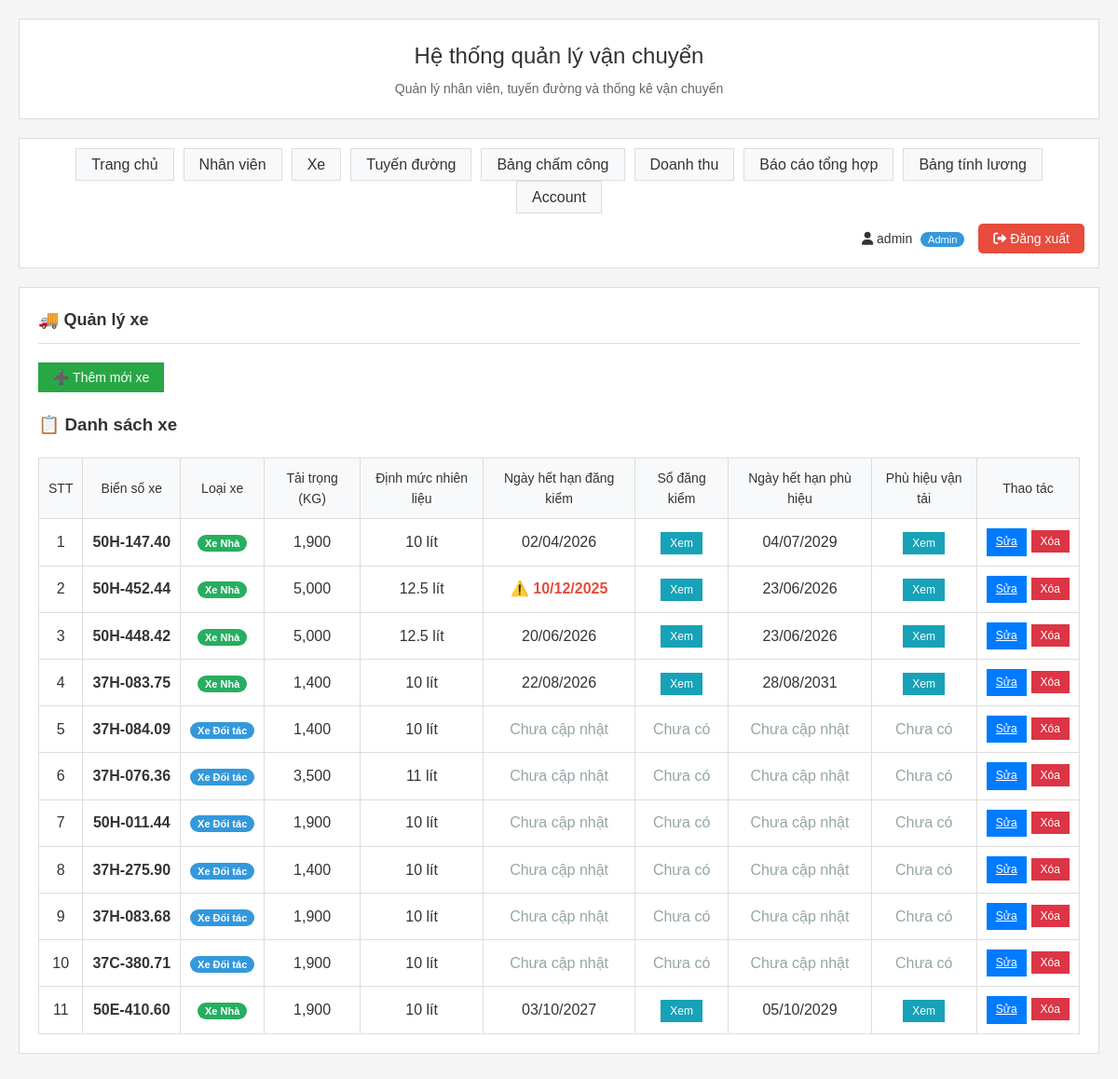
Screenshot of /vehicles (signed in) with the database file from the repository.
### main.py (models this page shows)
class Account(Base):
    __tablename__ = "accounts"
    id = Column(Integer, primary_key=True, index=True)
    username = Column(String, unique=True, nullable=False)  # Tên đăng nhập
    password = Column(String, nullable=False)  # Mật khẩu (lưu dạng plain text, có thể hash sau)
    role = Column(String, default="User")  # Phân quyền: Admin, User, Guest
    created_at = Column(DateTime, default=datetime.utcnow)
    updated_at = Column(DateTime, default=datetime.utcnow, onupdate=datetime.utcnow)

class Vehicle(Base):
    __tablename__ = "vehicles"
    id = Column(Integer, primary_key=True, index=True)
    license_plate = Column(String, unique=True, nullable=False)
    vehicle_type = Column(String, default="Xe Nhà")  # Loại xe: "Xe Nhà" hoặc "Xe Đối tác"
    capacity = Column(Float)  # Trọng tải
    fuel_consumption = Column(Float)  # Tiêu hao nhiên liệu
    inspection_expiry = Column(Date)  # Ngày hết hạn đăng kiểm
    inspection_documents = Column(String)  # Đường dẫn file upload sổ đăng kiểm (JSON array)
    phu_hieu_expired_date = Column(Date)  # Ngày hết hạn phù hiệu vận tải
    phu_hieu_files = Column(String)  # Đường dẫn file upload phù hiệu vận tải (JSON array)
    status = Column(Integer, default=1)  # 1: Active, 0: Inactive
    created_at = Column(DateTime, default=datetime.utcnow)
    routes = relationship("Route", back_populates="vehicle")

### main.py (the view)
@app.get("/vehicles", response_class=HTMLResponse)
async def vehicles_page(request: Request, db: Session = Depends(get_db), current_user = Depends(get_current_user)):
    if current_user is None:
        return RedirectResponse(url="/login", status_code=303)
    if current_user["role"] != "Admin":
        return RedirectResponse(url="/daily-new", status_code=303)
    vehicles = db.query(Vehicle).filter(Vehicle.status == 1).all()
    today = date.today()
    return templates.TemplateResponse("vehicles.html", {
        "request": request,
        "current_user": current_user,
        "vehicles": vehicles,
        "today": today
    })

### templates/vehicles.html (shortened to what this page needs)
{% extends "base.html" %}
{% block content %}
<h2>🚚 Quản lý xe</h2>
<div style="margin-bottom: 20px;">
    <button type="button" class="btn btn-success" onclick="openAddVehicleModal()">
        ➕ Thêm mới xe
    </button>
</div>
<h3>📋 Danh sách xe</h3>
{% if vehicles %}
<div style="overflow-x: auto;">
    <table class="table">
        <thead>
            <tr>
                <th>STT</th>
                <th>Biển số xe</th>
                <th>Loại xe</th>
                <th>Tải trọng (KG)</th>
                <th>Định mức nhiên liệu</th>
                <th>Ngày hết hạn đăng kiểm</th>
                <th>Sổ đăng kiểm</th>
                <th>Ngày hết hạn phù hiệu</th>
                <th>Phù hiệu vận tải</th>
                <th>Thao tác</th>
            </tr>
        </thead>
        <tbody>
            {% for vehicle in vehicles %}
            <tr>
                <td>{{ loop.index }}</td>
                <td style="white-space: nowrap;"><strong>{{ vehicle.license_plate }}</strong></td>
                <td>
                    <span style="padding: 3px 8px; border-radius: 12px; font-size: 11px; font-weight: bold; white-space: nowrap;
                                 {% if vehicle.vehicle_type == 'Xe Nhà' %}background: #27ae60; color: white;{% else %}background: #3498db; color: white;{% endif %}">
                        {{ vehicle.vehicle_type or 'Xe Nhà' }}
                    </span>
                </td>
                <td>{{ "{:,.0f}".format(vehicle.capacity) if vehicle.capacity else '0' }}</td>
                <td>
                    {% if vehicle.fuel_consumption %}
                        {% if vehicle.fuel_consumption == vehicle.fuel_consumption|int %}
                            {{ vehicle.fuel_consumption|int }} lít
                        {% else %}
                            {{ vehicle.fuel_consumption }} lít
                        {% endif %}
                    {% else %}
                        0 lít
                    {% endif %}
                </td>
                <td>
                    {% if vehicle.inspection_expiry %}
                        {% set days_until_expiry = (vehicle.inspection_expiry - today).days %}
                        {% if days_until_expiry < 0 %}
                            <span style="color: #e74c3c; font-weight: bold;">⚠️ Hết hạn</span>
                        {% elif days_until_expiry <= 30 %}
                            <span style="color: #e74c3c; font-weight: bold;">⚠️ {{ vehicle.inspection_expiry.strftime('%d/%m/%Y') }}</span>
                        {% else %}
                            {{ vehicle.inspection_expiry.strftime('%d/%m/%Y') }}
                        {% endif %}
                    {% else %}
                        <span style="color: #95a5a6;">Chưa cập nhật</span>
                    {% endif %}
                </td>
                <td>
                    {% if vehicle.inspection_documents %}
                        <button type="button" class="btn btn-sm btn-info" onclick="viewInspectionDocuments({{ vehicle.id }})" style="padding: 5px 10px; font-size: 12px;">
                            Xem
                        </button>
                    {% else %}
                        <span style="color: #95a5a6;">Chưa có</span>
                    {% endif %}
                </td>
                <td>
                    {% if vehicle.phu_hieu_expired_date %}
                        {% set days_until_expiry = (vehicle.phu_hieu_expired_date - today).days %}
                        {% if days_until_expiry < 0 %}
                            <span style="color: #e74c3c; font-weight: bold;">⚠️ Hết hạn</span>
                        {% elif days_until_expiry <= 30 %}
                            <span style="color: #e74c3c; font-weight: bold;">⚠️ {{ vehicle.phu_hieu_expired_date.strftime('%d/%m/%Y') }}</span>
                        {% else %}
                            {{ vehicle.phu_hieu_expired_date.strftime('%d/%m/%Y') }}
                        {% endif %}
                    {% else %}
                        <span style="color: #95a5a6;">Chưa cập nhật</span>
                    {% endif %}
                </td>
                <td>
                    {% if vehicle.phu_hieu_files %}
                        <button type="button" class="btn btn-sm btn-info" onclick="viewPhuHieuDocuments({{ vehicle.id }})" style="padding: 5px 10px; font-size: 12px;">
                            Xem
                        </button>
                    {% else %}
                        <span style="color: #95a5a6;">Chưa có</span>
                    {% endif %}
                </td>
                <td>
                    <div style="display: flex; gap: 5px; flex-wrap: nowrap; white-space: nowrap;">
                        <a href="/vehicles/edit/{{ vehicle.id }}" class="btn btn-sm btn-primary" style="padding: 5px 10px; font-size: 12px;">Sửa</a>
                        <form method="post" action="/vehicles/delete/{{ vehicle.id }}" style="display: inline;" onsubmit="return confirm('Bạn có chắc chắn muốn xóa xe này?')">
                            <button type="submit" class="btn btn-sm btn-danger" style="padding: 5px 10px; font-size: 12px;">Xóa</button>
                        </form>
                    </div>
                </td>
            </tr>
            {% endfor %}
        </tbody>
    </table>
</div>
{% else %}
<div style="text-align: center; padding: 40px; color: #7f8c8d;">
    <h3>🚚 Chưa có xe nào</h3>
    <p>Hãy thêm xe đầu tiên bằng nút "Thêm mới xe" bên trên</p>
</div>
{% endif %}
{% endblock %}

### templates/base.html (shortened to what this page needs)
<!DOCTYPE html>
<html lang="vi">
<head>
    <link rel="stylesheet" href="https://cdnjs.cloudflare.com/ajax/libs/font-awesome/6.0.0/css/all.min.css">
    <link rel="stylesheet" href="/static/style.css">
</head>
<body>
    <div class="container">
        <div class="header">
            <h1>Hệ thống quản lý vận chuyển</h1>
            <p>Quản lý nhân viên, tuyến đường và thống kê vận chuyển</p>
        </div>
        <nav class="nav">
            <ul>
                {% if current_user and current_user.role == "Admin" %}
                <li><a href="/">Trang chủ</a></li>
                <li><a href="/employees">Nhân viên</a></li>
                <li><a href="/vehicles">Xe</a></li>
                <li><a href="/routes">Tuyến đường</a></li>
                <li><a href="/daily-new">Bảng chấm công</a></li>
                <li><a href="/revenue">Doanh thu</a></li>
                <li><a href="/report">Báo cáo tổng hợp</a></li>
                <li><a href="/salary-calculation">Bảng tính lương</a></li>
                <li><a href="/accounts">Account</a></li>
                {% elif current_user and current_user.role == "User" %}
                <li><a href="/daily-new">Bảng chấm công</a></li>
                <li><a href="/revenue">Doanh thu</a></li>
                {% endif %}
            </ul>
            {% if current_user %}
            <div style="margin-left: auto; display: flex; align-items: center; gap: 15px;">
                <span style="color: #333; font-size: 14px;">
                    <i class="fas fa-user"></i> {{ current_user.username }}
                    <span style="background: #3498db; color: white; padding: 2px 8px; border-radius: 12px; font-size: 11px; margin-left: 5px;">
                        {{ current_user.role }}
                    </span>
                </span>
                <form method="POST" action="/logout" style="margin: 0; display: inline;">
                    <button type="submit" style="background: #e74c3c; color: white; border: none; padding: 8px 16px; border-radius: 5px; cursor: pointer; font-size: 14px;">
                        <i class="fas fa-sign-out-alt"></i> Đăng xuất
                    </button>
                </form>
            </div>
            {% endif %}
        </nav>
        <main class="content">
            {% block content %}{% endblock %}
        </main>
    </div>
</body>
</html>

### static/style.css (style rules this page uses)
* { margin: 0; padding: 0; box-sizing: border-box; }
body { font-family: Arial, sans-serif; background-color: #f5f5f5; color: #333; line-height: 1.6; }
.container { max-width: 1200px; margin: 0 auto; padding: 20px; }
.header { background: white; border: 1px solid #ddd; padding: 20px; margin-bottom: 20px; text-align: center; }
.header h1 { color: #333; font-size: 24px; margin-bottom: 5px; font-weight: normal; }
.header p { color: #666; font-size: 14px; }
.nav { background: white; border: 1px solid #ddd; padding: 15px; margin-bottom: 20px; display: flex; justify-content: space-between; align-items: center; flex-wrap: wrap; gap: 15px; }
.nav ul { list-style: none; display: flex; justify-content: center; flex-wrap: wrap; gap: 10px; margin: 0; padding: 0; }
.nav a { text-decoration: none; color: #333; padding: 8px 16px; background: #f8f9fa; border: 1px solid #ddd; transition: background-color 0.2s; }
.content { background: white; border: 1px solid #ddd; padding: 20px; margin-bottom: 20px; }
.content h2 { color: #333; margin-bottom: 20px; font-size: 18px; border-bottom: 1px solid #ddd; padding-bottom: 10px; }
.btn { background: #007bff; color: white; padding: 8px 16px; border: none; font-size: 14px; cursor: pointer; transition: background-color 0.2s; }
.btn-success { background: #28a745; }
.btn-info { background: #17a2b8; }
.btn-danger { background: #dc3545; }
.table { width: 100%; border-collapse: collapse; margin-top: 20px; background: white; border: 1px solid #ddd; }
.table th, .table td { padding: 10px; text-align: center; border-bottom: 1px solid #ddd; border-right: 1px solid #ddd; }
.table th { background: #f8f9fa; color: #333; font-weight: normal; font-size: 14px; text-align: center; }
table th, table td { text-align: center; }
thead th, th { text-align: center !important; }

### rows the page displays
Account: username "admin", role "Admin"
Vehicle: license_plate "50H-147.40", vehicle_type "Xe Nhà", capacity "1,900", fuel_consumption "10", inspection_expiry "02/04/2026", phu_hieu_expired_date "04/07/2029"
Vehicle: license_plate "50H-452.44", vehicle_type "Xe Nhà", capacity "5,000", fuel_consumption "12.5", inspection_expiry "10/12/2025", phu_hieu_expired_date "23/06/2026"
Vehicle: license_plate "50H-448.42", vehicle_type "Xe Nhà", capacity "5,000", fuel_consumption "12.5", inspection_expiry "20/06/2026", phu_hieu_expired_date "23/06/2026"
Vehicle: license_plate "37H-083.75", vehicle_type "Xe Nhà", capacity "1,400", fuel_consumption "10", inspection_expiry "22/08/2026", phu_hieu_expired_date "28/08/2031"
Vehicle: license_plate "37H-084.09", vehicle_type "Xe Đối tác", capacity "1,400", fuel_consumption "10", shows "Chưa cập nhật", shows "Chưa có"
Vehicle: license_plate "37H-076.36", vehicle_type "Xe Đối tác", capacity "3,500", fuel_consumption "11", shows "Chưa cập nhật", shows "Chưa có"
Vehicle: license_plate "50H-011.44", vehicle_type "Xe Đối tác", capacity "1,900", fuel_consumption "10", shows "Chưa cập nhật", shows "Chưa có"
Vehicle: license_plate "37H-275.90", vehicle_type "Xe Đối tác", capacity "1,400", fuel_consumption "10", shows "Chưa cập nhật", shows "Chưa có"
Vehicle: license_plate "37H-083.68", vehicle_type "Xe Đối tác", capacity "1,900", fuel_consumption "10", shows "Chưa cập nhật", shows "Chưa có"
Vehicle: license_plate "37C-380.71", vehicle_type "Xe Đối tác", capacity "1,900", fuel_consumption "10", shows "Chưa cập nhật", shows "Chưa có"
Vehicle: license_plate "50E-410.60", vehicle_type "Xe Nhà", capacity "1,900", fuel_consumption "10", inspection_expiry "03/10/2027", phu_hieu_expired_date "05/10/2029"
